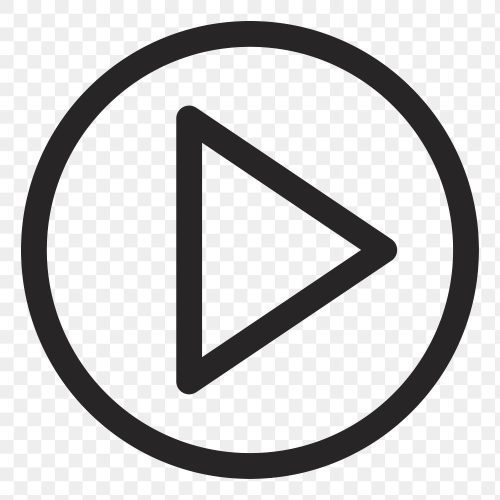
#> input picture img/54a9766fc75926c2adcd3181afe26db1.jpg, 1000 x 1000 px (shown at 1/2 size)
$ python resize_img.py
#> lines starting #> are read from the running program, lines starting #| are printed output that depends on the picture
from PIL import Image

image = Image.open('img/54a9766fc75926c2adcd3181afe26db1.jpg')
#> image is the input picture: PIL image 1000x1000 RGB; mean R, G, B 201.9, 201.4, 201.7
image2 = Image.open("img/png-transparent-computer-icons-font-awesome-stop-button-building-text-united-states.png")
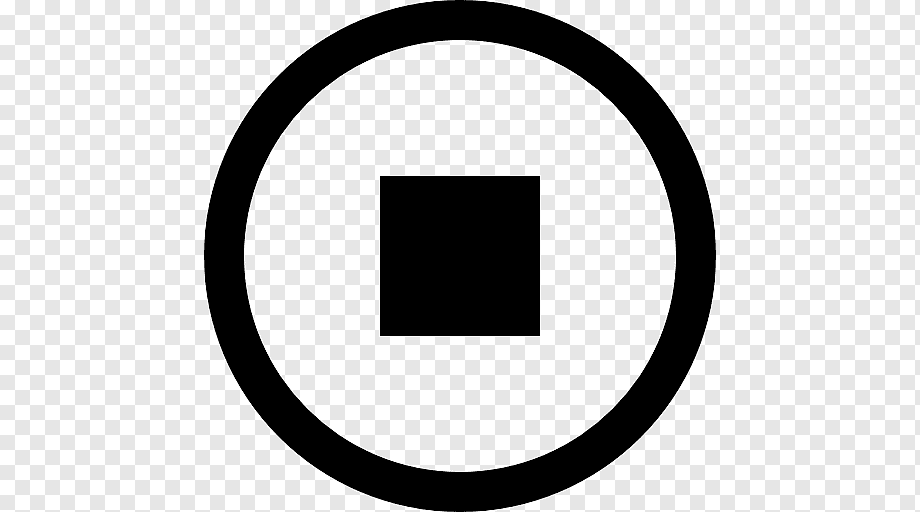
#> input picture img/png-transparent-computer-icons-font-awesome-stop-button-building-text-united-states.png, 920 x 512 px
#> image2 is the input picture: PIL image 920x512 P; min 0, max 255, mean 198.9
play_resized = image.resize((50, 50))
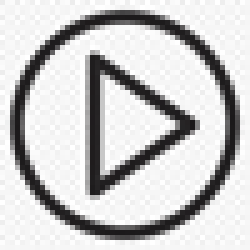
#> play_resized: PIL image 50x50 RGB (shown 5 times larger); mean R, G, B 201.7, 201.3, 201.5
stop_resized = image2.resize((50, 50))
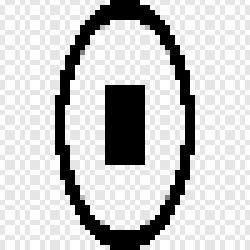
#> stop_resized: PIL image 50x50 P (shown 5 times larger); min 0, max 255, mean 199.7
play_resized.save('play50.png')
stop_resized.save("stop50.png")
